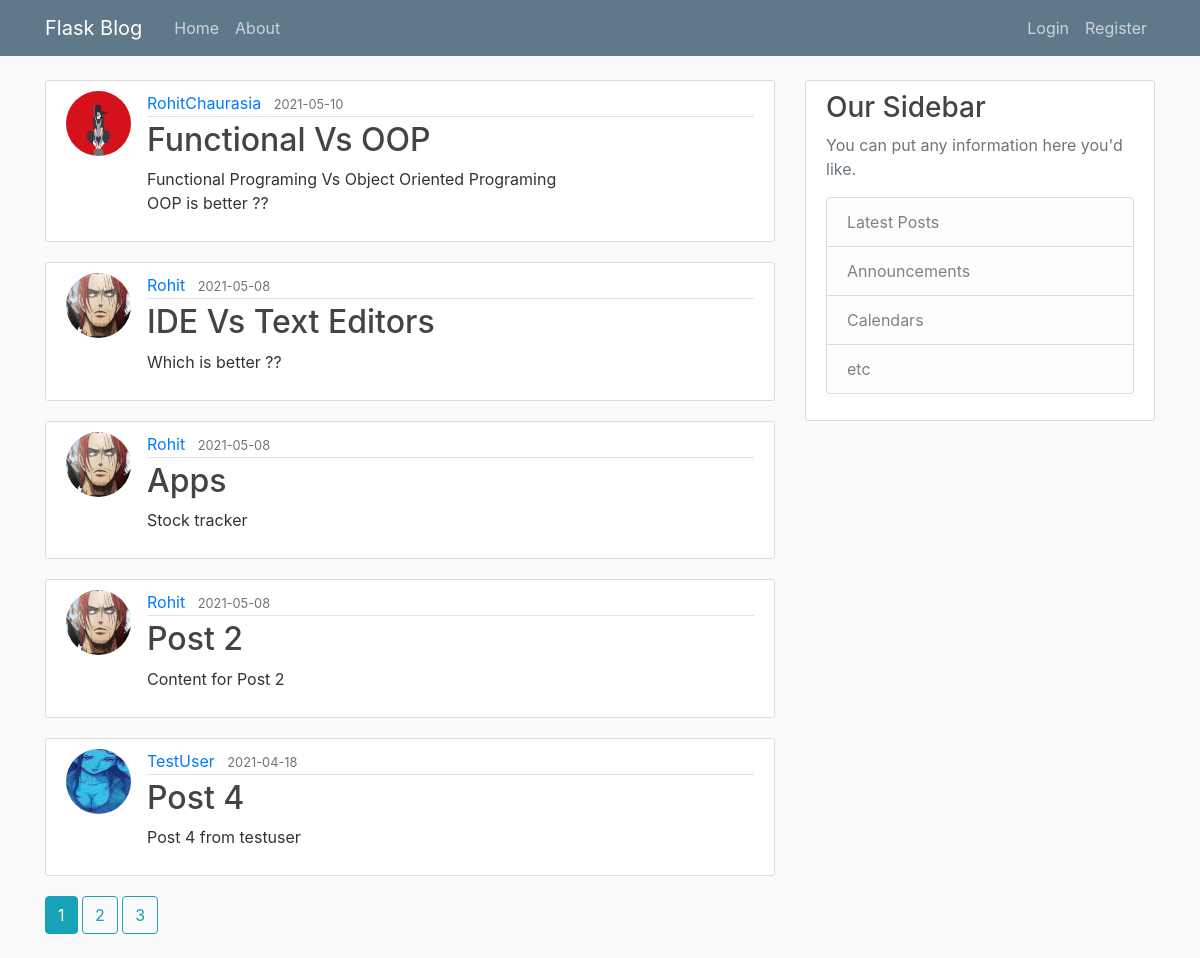
Page /home on the earlier database version.
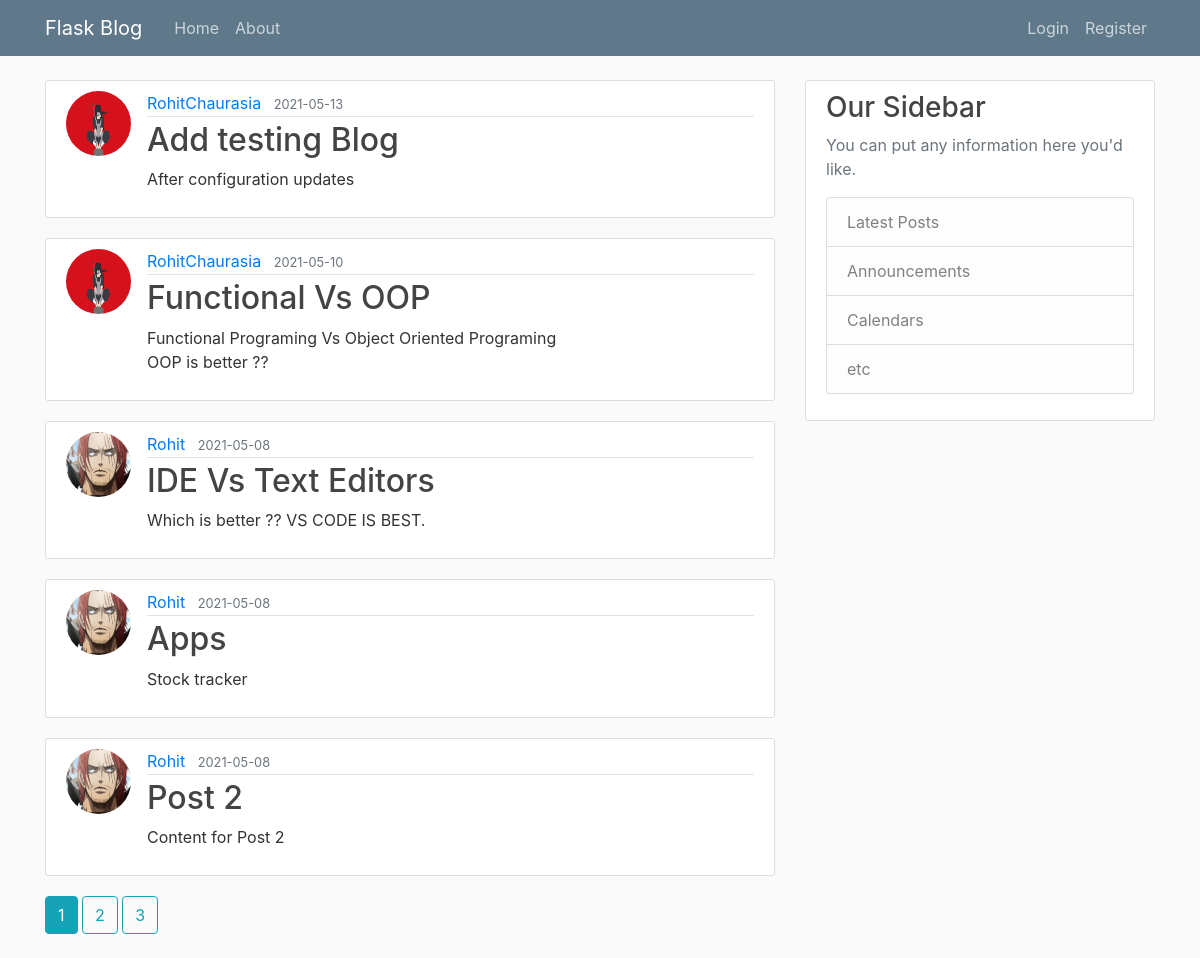
Same page on the later database version.
### flaskblog/models.py (models this page shows, shortened)
class Post(db.Model):
    id = db.Column(db.Integer, primary_key=True)
    title = db.Column(db.String(100), nullable=False)
    date_posted = db.Column(db.DateTime, nullable=False, default=datetime.utcnow)
    content = db.Column(db.Text, nullable=False)
    user_id = db.Column(db.Integer, db.ForeignKey('user.id'), nullable=False)

class User(db.Model, UserMixin):
    id = db.Column(db.Integer, primary_key=True)
    username = db.Column(db.String(20), unique=True, nullable=False)
    email = db.Column(db.String(120), unique=True, nullable=False)
    image_file = db.Column(db.String(20), nullable=False, default='default.jpg')
    password = db.Column(db.String(60),nullable=False)
    posts = db.relationship('Post', backref='author', lazy=True)
    def __repr__(self):
        return f"User('{self.username}','{self.email}','{self.image_file}')"

### flaskblog/main/routes.py (the view)
@main.route('/')
@main.route('/home')
def home():
    page = request.args.get('page',default=1,type=int)
    posts = Post.query.order_by(Post.date_posted.desc()).paginate(page=page, per_page=5)
    return render_template('home.html',posts=posts)

### flaskblog/templates/home.html
{%extends "layout.html" %}
{%block content %}
    {% for post in posts.items %}
        <article class="media content-section">
            <img class="rounded-circle article-img" src="{{url_for('static',filename='profile_pics/' + post.author.image_file)}}">
            <div class="media-body">
            <div class="article-metadata">
                <a class="mr-2" href="{{url_for('users.user_posts', username=post.author.username)}}">{{ post.author.username }}</a>
                <small class="text-muted">{{ post.date_posted.strftime("%Y-%m-%d") }}</small>
            </div>
            <h2><a class="article-title" href="{{url_for('posts.post',post_id=post.id)}}">{{ post.title }}</a></h2>
            <p class="article-content">{{ post.content }}</p>
            </div>
        </article>
    {% endfor %}
    {% for page_num in posts.iter_pages(left_edge=1,right_edge=1,left_current=1,right_current=2) %}
        {% if page_num%}
            {%if posts.page == page_num%}
                <a class="btn btn-info mb-4" href="{{url_for('main.home',page=page_num)}}">{{ page_num }}</a>
            {%else %}
                <a class="btn btn-outline-info mb-4" href="{{url_for('main.home',page=page_num)}}">{{ page_num }}</a>
            {%endif %}
        {%else %}
            ...
        {%endif %}
    {% endfor %}
{% endblock content %}

Differences in the rows shown:
no longer on this page (row unchanged): Post: image_file (picture), author.username "TestUser", date_posted "2021-04-18", title "Post 4", content "Post 4 from testuser"
added Post: image_file (picture), author.username "RohitChaurasia", date_posted "2021-05-13", title "Add testing Blog", content "After configuration updates"
changed Post "IDE Vs Text Editors": content "Which is better ??" → "Which is better ?? VS CODE IS BEST."
